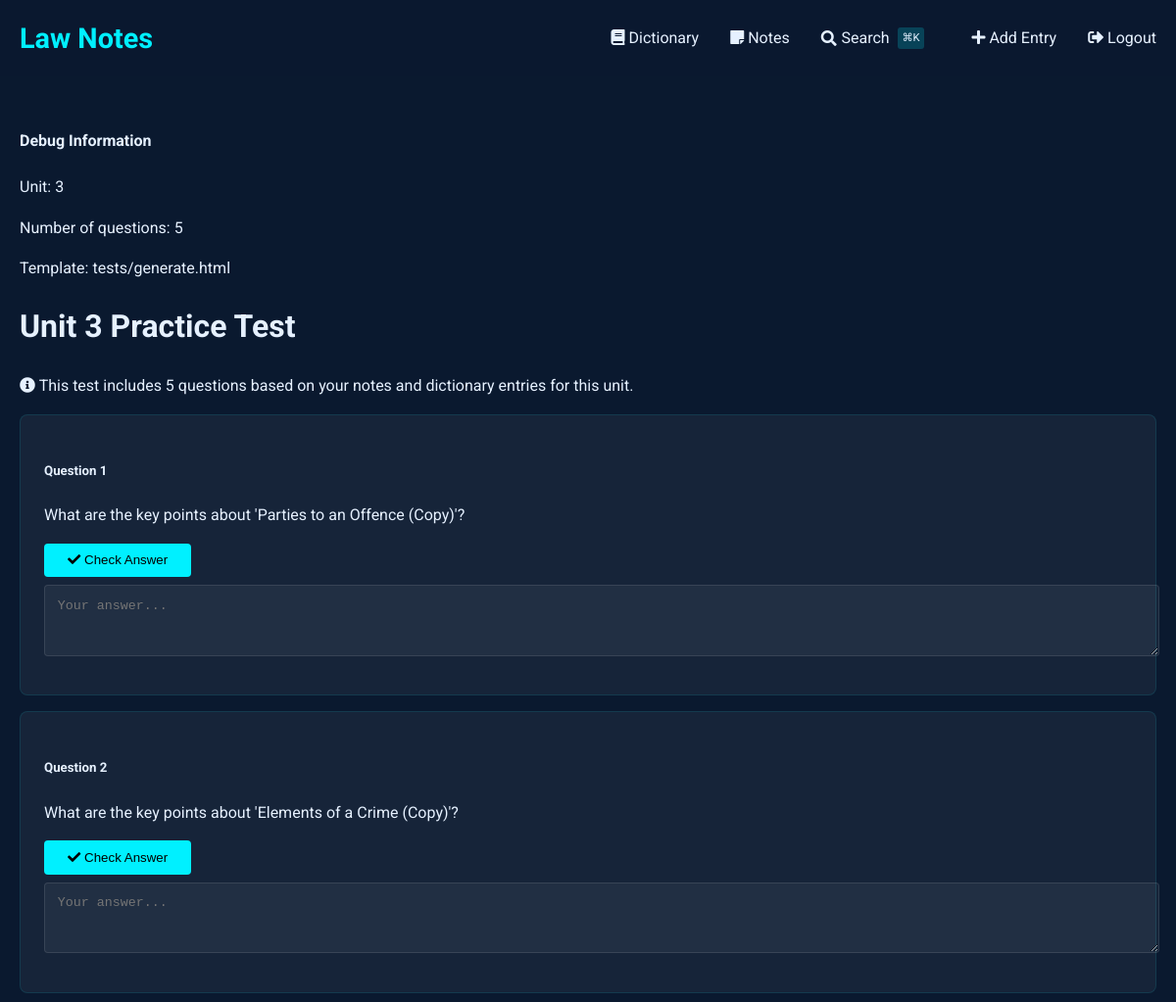
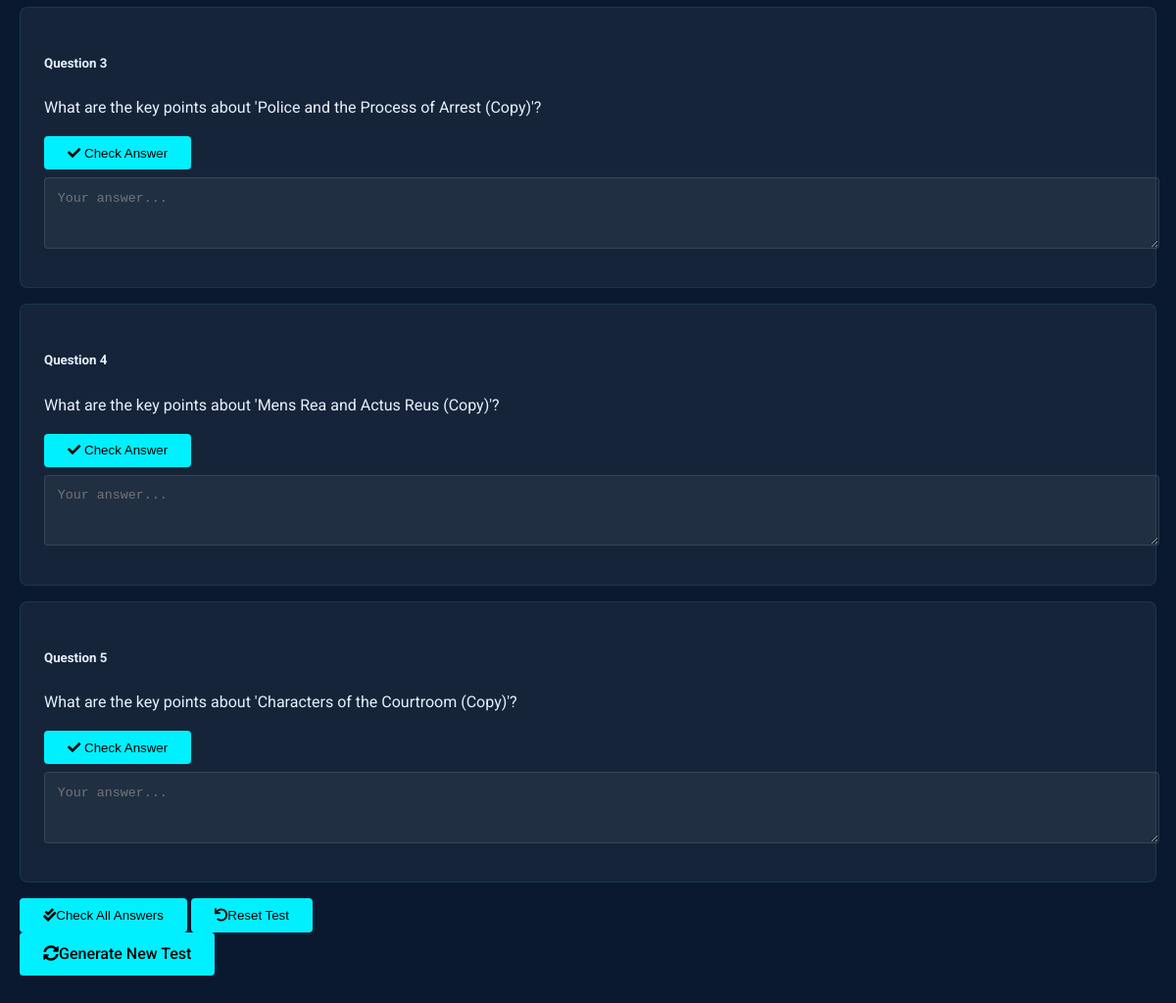
Page /tests/generate/3 (signed in) on the committed database (2 pictures, top to bottom).
### tables this page shows
CREATE TABLE notes (
    id INTEGER PRIMARY KEY AUTOINCREMENT,
    title TEXT NOT NULL,                -- short title for the note
    content TEXT NOT NULL,              -- the full note text
    unit_number INTEGER,                -- optional: to group with course units
    tags TEXT,                          -- comma-separated or JSON for filtering/search
    related_entries TEXT,               -- store glossary ids (e.g., "1,4,5") for cross-linking
    created_at TIMESTAMP DEFAULT CURRENT_TIMESTAMP,
    last_updated TIMESTAMP DEFAULT CURRENT_TIMESTAMP,
    views INTEGER DEFAULT 0,            -- track popularity
    is_favorite BOOLEAN DEFAULT 0,      -- quick flag for starred notes
    comments TEXT                       -- optional: your own thoughts or annotations
, has_worksheet BOOLEAN DEFAULT 0);

### test_routes.py (the view, shortened to what this page needs)
@test_bp.route('/generate/<int:unit_number>')
def generate_test(unit_number):
    if not session.get("name"):
        return redirect(url_for('auth.login', next=request.url))
    try:
        print(f"\n=== Starting test generation for unit {unit_number} ===")
        print("Current user:", session.get("name"))
        dict_db = SQL("sqlite:///dictionary.db")
        notes_db = SQL("sqlite:///notes.db")
        print("Fetching dictionary entries...")
        dictionary_entries = dict_db.execute("""
            SELECT id, word_phrase, definition, example, unit_number
            FROM entries
            WHERE unit_number = :unit_number
            ORDER BY RANDOM()
            LIMIT 20  # Limit to 20 terms to keep the test manageable
        """, unit_number=unit_number)
        print(f"Found {len(dictionary_entries)} dictionary entries")
        print("Fetching notes...")
        notes = notes_db.execute("""
            SELECT id, title, content, unit_number
            FROM notes
            WHERE unit_number = :unit_number
            ORDER BY RANDOM()
            LIMIT 5  # Limit to 5 notes to keep the test focused
        """, unit_number=unit_number)
        print(f"Found {len(notes)} notes")
        test_questions = []
        all_definitions = [entry['definition'] for entry in dictionary_entries]
        print(f"Generating questions from {len(dictionary_entries)} dictionary entries...")
        print(f"Generating questions from {len(notes)} notes...")
        for note in notes:
            test_questions.append({
                'type': 'short_answer',
                'question': f"What are the key points about '{note['title']}'?",
                'answer': note['content'],
                'options': []
            })
        random.shuffle(test_questions)
        test_questions = test_questions[:15]
        print(f"\n=== DEBUG: Generated {len(test_questions)} questions ===")
        for i, q in enumerate(test_questions):
            print(f"Question {i+1} (Type: {q['type']}): {q['question'][:100]}...")
            if 'options' in q and q['options']:
                print(f"  Options: {q['options']}")
        template_path = 'tests/generate.html'
        print(f"\n=== DEBUG: Attempting to render template: {template_path}")
        from flask import current_app, render_template_string
        with current_app.app_context():
            try:
                test_render = render_template_string('Test template rendering: {{ test_var }}', test_var='SUCCESS')
                print(f"Template rendering test: {test_render}")
                template = current_app.jinja_env.get_or_select_template(template_path)
                print("Template found and loaded successfully")
                test_data = [
                    {
                        'type': 'test',
                        'question': 'Test question',
                        'answer': 'Test answer',
                        'options': []
                    }
                ]
                test_output = render_template(template_path,
                                          test_questions=test_data,
                                          unit_number=unit_number)
                print(f"Test render successful. Output length: {len(test_output) if test_output else 0} characters")
            except Exception as e:
                print(f"\n=== TEMPLATE ERROR ===")
                print(f"Error: {str(e)}")
                import traceback
                traceback.print_exc()
                print("====================\n")
                raise
        print("\n=== Rendering actual template with real data ===")
        return render_template(template_path,
                             test_questions=test_questions,
                             unit_number=unit_number)
    except Exception as e:
        import traceback
        error_msg = f'Error generating test: {str(e)}\n\n{traceback.format_exc()}'
        print("\n" + "="*50)
        print("ERROR IN TEST GENERATION:")
        print(error_msg)
        print("="*50 + "\n")
        flash('Error generating test. Please check the server logs for details.', 'error')
        return redirect(url_for('dictionary.index'))

### sql.py (called while the page is built, shortened)
def _enable_logging(f):
    import logging
    import functools
    import os
    @functools.wraps(f)
    def decorator(*args, **kwargs):
        try:
            import flask
        except ModuleNotFoundError:
            return f(*args, **kwargs)
        disabled = logging.getLogger("cs50").disabled
        if flask.current_app and os.getenv("FLASK_ENV") == "development":
            logging.getLogger("cs50").disabled = False
        try:
            return f(*args, **kwargs)
        finally:
            logging.getLogger("cs50").disabled = disabled
    return decorator

def _parse_placeholder(token):
    import re
    import sqlparse
    if (
        not isinstance(token, sqlparse.sql.Token)
        or token.ttype != sqlparse.tokens.Name.Placeholder
    ):
        raise TypeError()
    if token.value == "?":
        return "qmark", None
    matches = re.search(r"^:([1-9]\d*)$", token.value)
    if matches:
        return "numeric", int(matches.group(1)) - 1
    matches = re.search(r"^:([a-zA-Z]\w*)$", token.value)
    if matches:
        return "named", matches.group(1)

    def __del__(self):
        self._disconnect()

    def _disconnect(self):
        if hasattr(_data, self._name()):
            getattr(_data, self._name()).close()
            delattr(_data, self._name())

    def _name(self):
        return str(hash(self))

        def connect(dbapi_connection, connection_record):
            try:
                if isinstance(
                    dbapi_connection, sqlite3.Connection
                ):  # If back end is sqlite
                    cursor = dbapi_connection.cursor()
                    cursor.execute("PRAGMA foreign_keys=ON")
                    cursor.close()
            except:
                pass

### templates/tests/generate.html (shortened to what this page needs)
{% extends "dictionary/base.html" %}
{% block content %}
<div class="container mt-4">
    <div class="alert alert-warning">
        <h4>Debug Information</h4>
        <p>Unit: {{ unit_number }}</p>
        <p>Number of questions: {{ test_questions|length }}</p>
        <p>Template: {{ self._TemplateReference__context.name }}</p>
    </div>
    <div class="row">
        <div class="col-12">
            <h1 class="mb-4">Unit {{ unit_number }} Practice Test</h1>
            <div class="alert alert-info">
                <i class="fas fa-info-circle me-2"></i>
                This test includes {{ test_questions|length }} questions based on your notes and dictionary entries for this unit.
            </div>
            <form id="testForm">
                {% for question in test_questions %}
                <div class="card mb-4 question-card" data-type="{{ question.type }}">
                    <div class="card-header bg-light">
                        <h5 class="mb-0">Question {{ loop.index }}</h5>
                    </div>
                    <div class="card-body">
                        <div class="d-flex justify-content-between align-items-center mb-3">
                            <p class="question-text mb-0">{{ question.question|safe }}</p>
                            <button type="button" class="btn btn-sm btn-outline-primary check-single" data-question-index="{{ loop.index0 }}">
                                <i class="fas fa-check"></i> Check Answer
                            </button>
                        </div>
                        {% if question.type == 'multiple_choice' %}
                            <div class="form-group">
                                {% for option in question.options %}
                                <div class="form-check">
                                    <input class="form-check-input" type="radio"
                                           name="q{{ loop.index0 }}" id="q{{ loop.index0 }}_{{ loop.index }}"
                                           value="{{ option }}" required>
                                    <label class="form-check-label" for="q{{ loop.index0 }}_{{ loop.index }}">
                                        {{ option }}
                                    </label>
                                </div>
                                {% endfor %}
                            </div>
                        {% elif question.type == 'fill_blank' %}
                            <div class="form-group">
                                <input type="text" class="form-control answer-input"
                                       name="q{{ loop.index0 }}" placeholder="Your answer..." required>
                            </div>
                        {% else %}
                            <div class="form-group">
                                <textarea class="form-control answer-input" name="q{{ loop.index0 }}"
                                          rows="3" placeholder="Your answer..." required></textarea>
                            </div>
                        {% endif %}
                    </div>
                </div>
                {% endfor %}
                <div class="d-flex justify-content-between mb-5">
                    <div>
                        <button type="button" class="btn btn-primary me-2" id="checkAllAnswers">
                            <i class="fas fa-check-double me-2"></i>Check All Answers
                        </button>
                        <button type="button" class="btn btn-outline-secondary" id="resetTest">
                            <i class="fas fa-undo me-2"></i>Reset Test
                        </button>
                    </div>
                    <a href="{{ url_for('tests.generate_test', unit_number=unit_number) }}"
                       class="btn btn-outline-secondary">
                        <i class="fas fa-sync-alt me-2"></i>Generate New Test
                    </a>
                </div>
            </form>
        </div>
    </div>
</div>
{% endblock %}

### templates/dictionary/base.html (style rules this page uses)
:root { --primary: #00f0ff; --bg-dark: #0a192f; --text: #e6f1ff; --success: #2ecc71; --error: #e74c3c; }
body { font-family: 'Roboto', sans-serif; background-color: var(--bg-dark); color: var(--text); line-height: 1.6; margin: 0; padding: 0; }
.container { max-width: 1200px; margin: 0 auto; padding: 0 20px; }
.card { background: rgba(255, 255, 255, 0.05); border-radius: 8px; padding: 1.5rem; margin: 1rem 0; border: 1px solid rgba(0, 240, 255, 0.1); }
.btn { display: inline-block; padding: 0.6rem 1.5rem; background: var(--primary); color: #000; border: none; border-radius: 4px; cursor: pointer; text-decoration: none; font-weight: 500; transition: all 0.3s; }
.form-control { width: 100%; padding: 0.8rem; margin: 0.5rem 0; background: rgba(255, 255, 255, 0.05); border: 1px solid rgba(255, 255, 255, 0.1); border-radius: 4px; color: var(--text); }

### rows in the picture
notes: question "What are the key points about 'Parties to an Offence (Copy)'?"
notes: question "What are the key points about 'Elements of a Crime (Copy)'?"
notes: question "What are the key points about 'Police and the Process of Arrest (Copy)'?"
notes: question "What are the key points about 'Mens Rea and Actus Reus (Copy)'?"
notes: question "What are the key points about 'Characters of the Courtroom (Copy)'?"

### other values in the picture
{{ unit_number }} "3"
{{ test_questions|length }} "5"
{{ self._TemplateReference__context.name }} "tests/generate.html"
